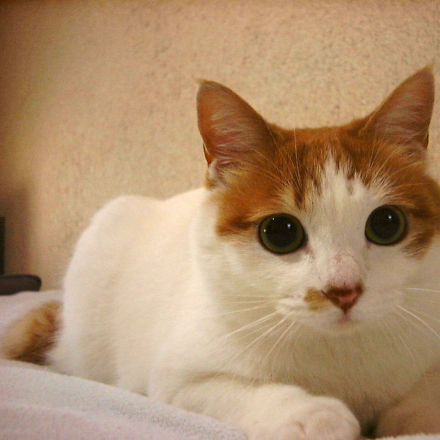
#> input picture revision/revision/chat.png, 440 x 440 px
$ jupyter execute --allow-errors Revision.ipynb
#> lines starting #> are read from the running program, lines starting #| are printed output that depends on the picture; after the words box and inside, x2 and y2 are one past the last pixel; in counts of white or black regions, pixels touching at a corner belong together
# Révision

Dans les cours et TPs précédents, vous avez étudié des algorithmes de base du traitement d'images en couleurs et en niveaux de gris. Notamment, nous avons vu les notions suivantes :

- Représentation d'images en niveaux de gris et RGB sous forme de tableaux de deux et de trois dimensions
- Histogrammes d'images en niveaux de gris
- Convolution et _padding_
- Floutage et détection de bords en utilisant des convolutions (filtres linéaires) et la médiane (filtre d'ordre / non-linéaire)
- Seuillage binaire
- Recadrage dynamique et égalisation d'histogramme

Dans les TPs précédents, vous avez implémenté certains de ces algorithmes à la main afin de mieux comprendre leur fonctionnement et complexité. Dans ce TP de révision et dans l'évaluation qui suit, vous pouvez utiliser vos propres implémentations de chacune de ces fonctions, ou bien utiliser les fonctions fournies par les librairies **OpenCV** et **Numpy**.

### Import des modules et fonctions de base

[cell 1]
import numpy as np
import matplotlib.pyplot as plt
import cv2 as cv

# Operateurs implémentés dans les TPs 1, 2 et 3

def moyenneur(img, taille_filtre):
    return cv.blur(img,(taille_filtre,taille_filtre),borderType=cv.BORDER_CONSTANT)

def sobel(img):
    Gx = cv.Sobel(img, cv.CV_64F, 1, 0, ksize=3)
    Gy = cv.Sobel(img, cv.CV_64F, 0, 1, ksize=3)

    moduleGradient = np.sqrt(Gx**2 + Gy**2)
    gradientNormalise = 255*(moduleGradient - np.min(moduleGradient))/(np.max(moduleGradient) - np.min(moduleGradient))

    return gradientNormalise

def histogramme(img):
    hist = np.zeros(256)
    for i in range(img.shape[0]):
        for j in range(img.shape[1]):
            hist[img[i][j]] += 1
    return hist

def histogrammeCumule(img):
    hist = histogramme(img)
    for k in range(1,256):
        hist[k] += hist[k-1]
    return hist

def normalisation(img):
    resultat = np.round(255*((img-np.min(img))/(np.max(img)-np.min(img))))
    return resultat.astype('uint8')

def egalisation(img):
    min = np.min(img)
    max = np.max(img)
    hist_cum = histogrammeCumule(img)
    hist_cum_normalise = hist_cum/(np.max(hist_cum))*255
    img_egalisee = img
    for i in range(img.shape[0]):
        for j in range(img.shape[1]):
            img_egalisee[i,j] = hist_cum_normalise[img_egalisee[i,j]]
    return img_egalisee

### Rappel des fonctions de base

```image = cv.imread("test.png")``` $\rightarrow$ charge une image RVB sous forme d'un tableau à trois dimensions (bleu, vert et rouge)

Notez que ```image[:,:,0]``` correspond à la composante Bleu, ```image[:,:,1]``` correspond à la composante Verte, et ```image[:,:,2]``` correspond à la composante Rouge.

```image_gris = cv.imread("test.png",0)``` $\rightarrow$ charge "test.png" comme une image en niveau de gris (matrice/tableau à deux dimensions)

```image = image[:,:,::-1]``` $\rightarrow$ inverse la première et la troisième composante de l'image (après cette opération, ```image[:,:,0]``` correspond à la composante Rouge et ```image[:,:,2]``` correspond à la composante Bleu)

```tab = np.zeros(shape=(10,10,3))```  $\rightarrow$ crée un tableau de zéros de dimension $10 \times 10 \times 3$

```_,imgBlancNoir = cv.threshold(image_gris,seuil,255,cv.THRESH_BINARY)``` $\rightarrow$ calcule le seuillage binaire de l'image ```image_gris``` : les pixels ayant un niveau de gris supérieur ou égal à ```seuil``` sont attribués à 255 (blanc) dans l'image résultante

```image_median = cv.medianBlur(image_gris, 5)``` $\rightarrow$ applique un filtre médian de taille 5x5 sur l'image d'entrée

```plt.imshow(image)``` $\rightarrow$ affiche une image en couleurs

```plt.imshow(image_gris, cmap="gray", vmin=0, vmax=255)``` $\rightarrow$ affiche "correctement" une image en niveau de gris

```hist = histogramme(image_gris)``` $\rightarrow$ calcule l'histogramme d'une image en niveau de gris sous forme d'un tableau de taille 256

```plt.plot(histogramme(img))``` $\rightarrow$ affiche l'histogramme d'une image en utilisant la fonction definie ci-dessus

Si plusieurs images/figures doivent être affichées dans une même cellule, ajoutez ```plt.show()``` après chaque ```plt.imshow(...)``` et chaque ```plt.plot(...)```

## 1 Seuillage d'images RVB et en niveau de gris, histogrammes et filtres

**Q1** Ouvre et affichez l'image en couleur _chat.png_.

[cell 2]
chat = cv.imread('chat.png')
#> chat is the input picture: shape (440, 440, 3); mean B, G, R 111, 144.2, 176.2
plt.imshow(chat[:,:,::-1])

**Q2** Affichez les composantes R, G et B individuellement sous forme d'images en niveaux de gris.

[cell 3]
chat = chat[:,:,::-1]

# Rouge
plt.imshow(chat[:,:,0], cmap='gray')

plt.show()

# Vert
plt.imshow(chat[:,:,1], cmap='gray')

plt.show()

# Bleu
plt.imshow(chat[:,:,2], cmap='gray')

plt.show()

**Q3** En utilisant la formule ```I_gris = 0.299 ∗ R + 0.587 ∗ G + 0.114 ∗ B```, convertissez l'image RGB en une image en niveau de gris (vous pouvez le faire avec ou sans utiliser des boucles)

[cell 4]
I_gris = 0.299 * chat[:,:,0] + 0.587 * chat[:,:,1] + 0.114 * chat[:,:,2]
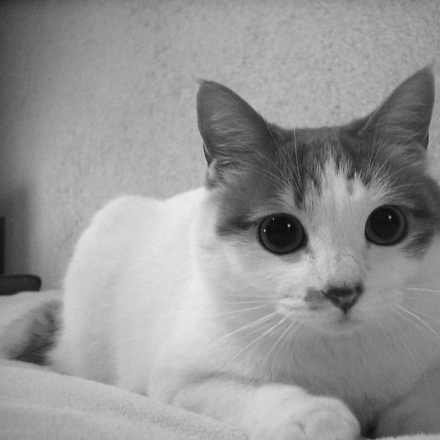
#> I_gris: shape (440, 440) float64; min 8.2, max 236.2, mean 150

plt.imshow(I_gris, cmap='gray')

**Q4** Calculez l'histogramme de l'image en niveau de gris résultante. Que peut-on conclure en regardant seulement son histogramme ? Est-ce une image sombre ou bien lumineuse ? Que peut-on dire concernant son niveau de contraste ?

#> (a cell that did not finish here is left out)

**Q5** Créez une nouvelle image ```I_gris_2``` de même dimension que ```I_gris``` où la valeur de chaque pixel est remplacée par la moitié de sa valeur originale plus 100 (afin de bien afficher l'image résultante, utilisez ```plt.imshow(I_gris_2, cmap="gray", vmin=0, vmax=255)```).

Que fait-il cette opération ?

Comparez l'histogramme de cette nouvelle image avec celui de ```I_gris```.

[cell 6]
I_gris_2 = I_gris * 1/2 + 100
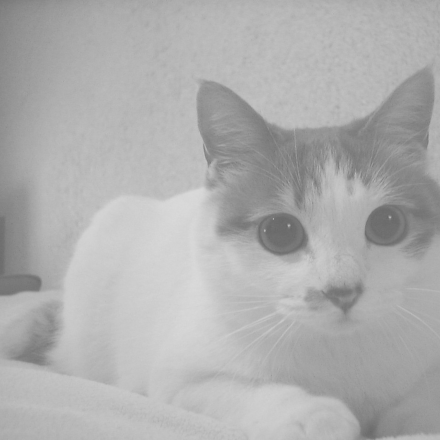
#> I_gris_2: shape (440, 440) float64; min 104.1, max 218.1, mean 175

plt.imshow(I_gris_2, cmap="gray", vmin=0, vmax=255)

plt.show()

plt.plot(histogramme(I_gris_2.astype('uint8')))

plt.show()
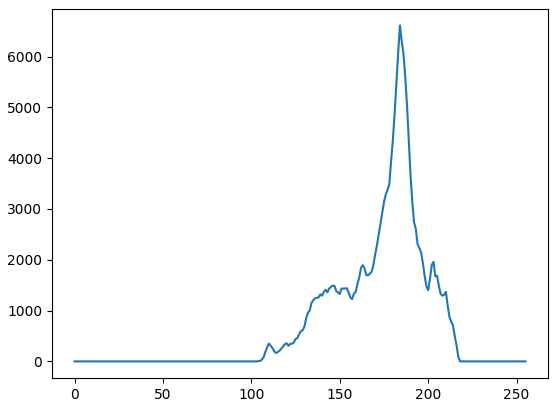
#> figure drawn by matplotlib, 1 panel; curve peaks at x = 184, y = 6614

# Cette opération réduit le contraste, l'image semble beaucoup moins sombre

**Q6** Comment peut-on rétablir le niveau de contraste de l'image ```I_gris_2``` ? Testez les deux méthodes vues en cours.

[cell 7]
I_gris_3 = (I_gris_2 - np.min(I_gris_2)) / (np.max(I_gris_2) - np.min(I_gris_2)) * 255

plt.imshow(I_gris_3, cmap="gray", vmin=0, vmax=255)

plt.show()

**Q7** À partir de l'image en niveau de gris, segmentez les yeux du chat en produisant une image binaire où seulement les pixels appartenant aux yeux sont blancs, et tous les autres sont en noir (notez que le résultat ne sera pas forcément parfait).

Si la région devant être segmentée est plus sombre que le reste de l'image, vous pouvez utiliser son inverse, c.-à-d., ```255 - I_gris```.

[cell 8]
I_gris_inverse = 255 - I_gris
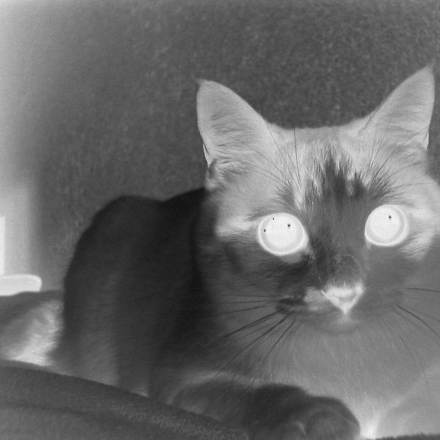
#> I_gris_inverse: shape (440, 440) float64; min 18.76, max 246.8, mean 105

_, I_gris_yeux = cv.threshold(I_gris_inverse.astype("uint8"), 230, 255, cv.THRESH_BINARY)
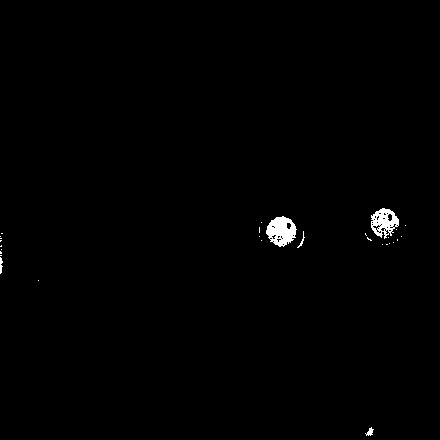
#> I_gris_yeux: shape (440, 440); 0.66% white; 29 white regions (24 under 20 px), largest, box (x1, y1, x2, y2) and area: (266, 216, 297, 247) 627, (371, 208, 399, 239) 499, (365, 427, 374, 436) 40, (0, 257, 3, 274) 34, (297, 231, 305, 248) 29

plt.imshow(I_gris_yeux, cmap='gray')

**Q8** Maintenant, faites le même, mais à partir des composantes rouge, verte et bleue de l'image originale (notez que le résultat ne sera pas forcément parfait).

[cell 9]
# chat_inverse = 255 - chat

# _, chat_yeux = cv.threshold(chat_inverse.astype("uint8"), 240, 255, cv.THRESH_BINARY)

# plt.imshow(chat_yeux)

yeux = chat.copy()

for i in range(yeux.shape[0]):
    for j in range(yeux.shape[1]):
        yeux[i, j] = [255, 255, 255] if np.sum(yeux[i, j]) < 25*3 else [0,0,0]
#> yeux: shape (440, 440, 3); 0.9% white; 26 white regions (20 under 20 px), largest, box (x1, y1, x2, y2) and area: (266, 216, 298, 247) 720, (370, 207, 400, 239) 652, (0, 225, 4, 274) 124, (365, 425, 376, 437) 71, (292, 230, 305, 251) 51, (381, 238, 401, 245) 29

plt.imshow(yeux)

**Q9** En suivant le même principe de la question précédente, segmentez les cerises dans l'image ```cerises.png```.

[cell 10]
# [9 lines of commented-out code are left out]

cerises = cv.imread("cerises.png")
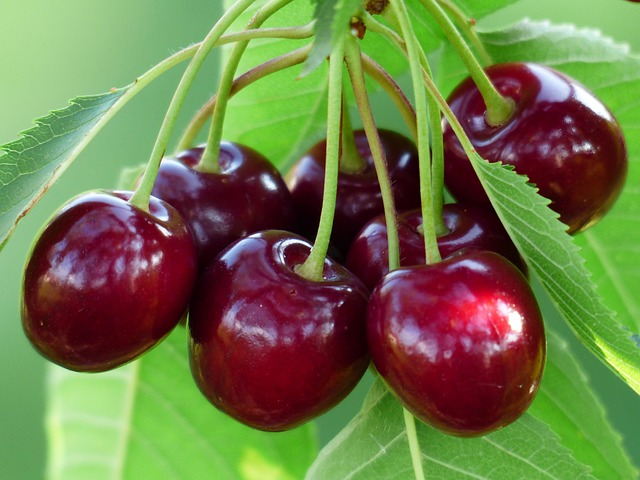
#> input picture revision/revision/cerises.png, 640 x 480 px
#> cerises is the input picture: shape (480, 640, 3); mean B, G, R 73.4, 121.7, 112.1

for i in range(cerises.shape[0]):
    for j in range(cerises.shape[1]):
        cerises[i, j] = [255, 255, 255] if np.sum(cerises[i, j]) < 50*3 else [0,0,0]
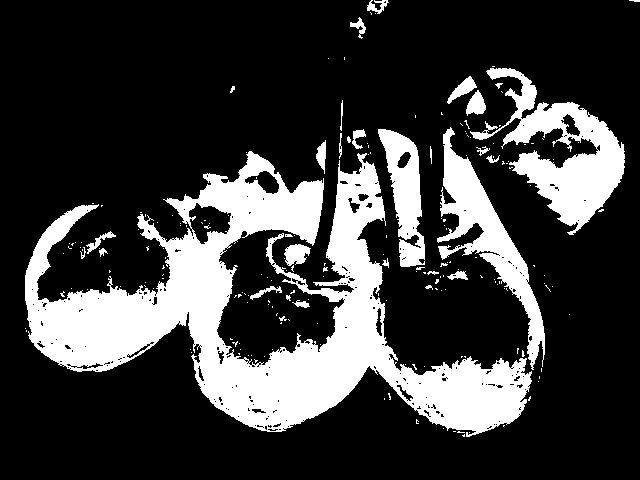
#> cerises: shape (480, 640, 3); 23.5% white; 201 white regions (170 under 20 px), largest, box (x1, y1, x2, y2) and area: (25, 151, 532, 437) 50202, (470, 68, 625, 235) 9052, (437, 127, 545, 370) 6445

plt.imshow(cerises)

**Q10** À partir de l'image bruitée ```renard_bruit.png```, trouvez les opérations permettant d'obtenir des contours binaires comme affiché ci-dessous.


[cell 11]
renard = cv.medianBlur(cv.imread('renard_bruit.png', 0), 3)
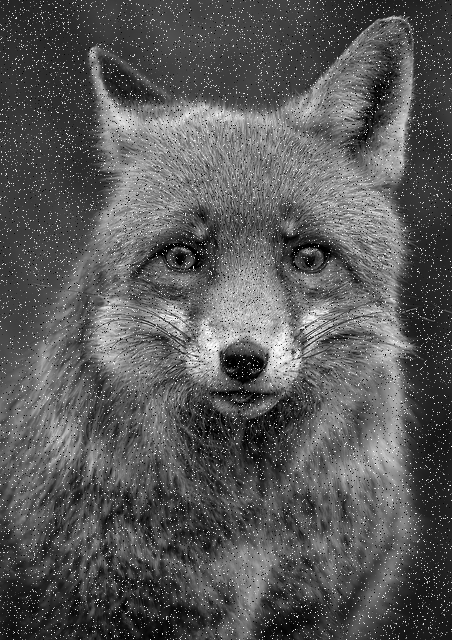
#> input picture revision/revision/renard_bruit.png, 452 x 640 px
#> renard: shape (640, 452); min 0, max 246, mean 84.8

seuil,contours = cv.threshold(sobel(renard),40,255,cv.THRESH_BINARY)
#> in sobel, `Gy = cv.Sobel(img, cv.CV_64F, 0, 1, ksize=3)`:
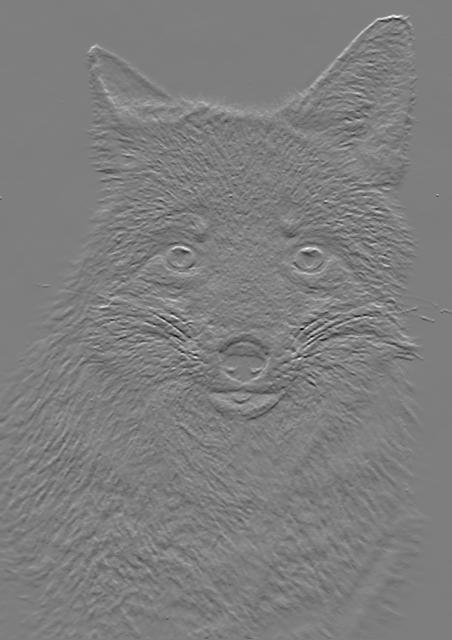
#> Gy: shape (640, 452) float64; min -520, max 529, mean -0.2; drawn with min black and max white
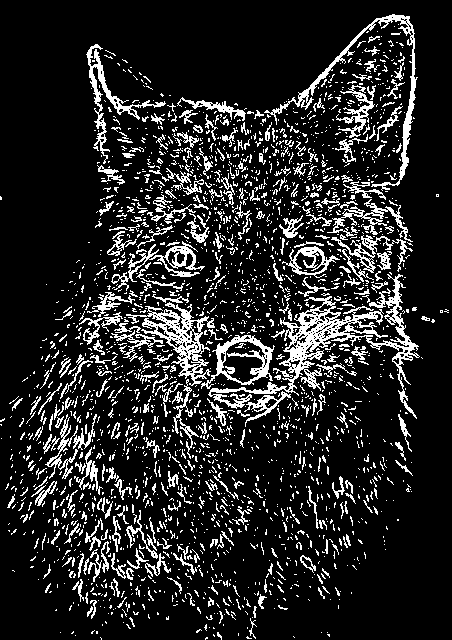
#> contours: shape (640, 452) float64; 14.8% white in thin lines or dots

plt.imshow(contours, cmap = 'gray')

# [26 lines of commented-out code are left out]
